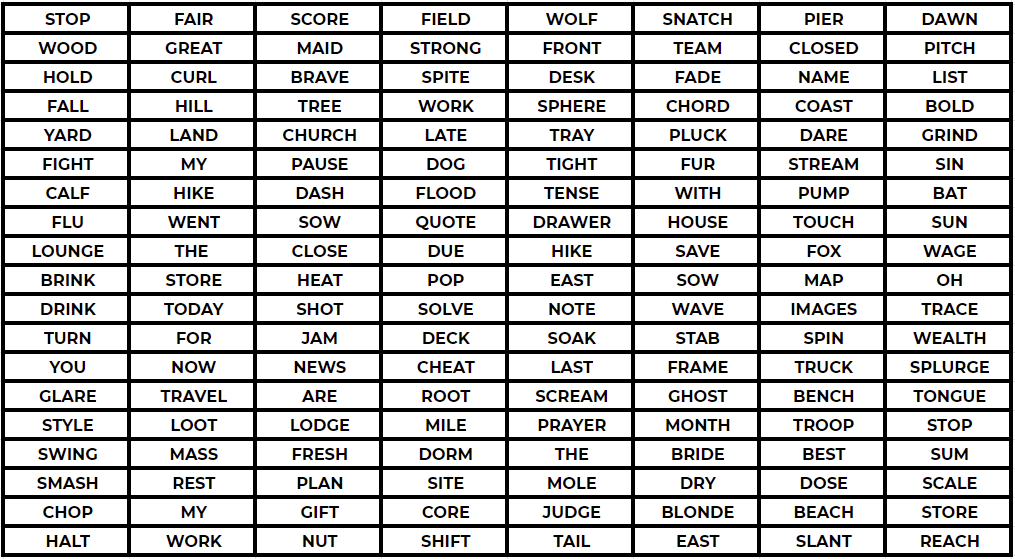
#> input picture Scripts Python/PYTHON BOOTCAMP/Complete-Python-3-Bootcamp-master/14-Working-with-Images/word_matrix.png, 1015 x 559 px
$ jupyter execute 01-Image-Exercise-GUSTAVO.ipynb
#> lines starting #> are read from the running program, lines starting #| are printed output that depends on the picture
___

<a href='https://www.udemy.com/user/joseportilla/'></a>
___
<center><em>Content Copyright by Pierian Data</em></center>

# Image Exercise

In the folder "Working with Images" (same folder this notebook is located in) there are two images we will be working with:
* word_matrix.png
* mask.png

The word_matrix is a .png image that contains a spreadsheet of words with a hidden message in it.

Your task is to use the mask.png image to reveal the hidden message inside the word_matrix.png. Keep in mind, you may need to make changes to the mask.png in order for this to work. That is all we'll say for now, since we really want you to discover this on your own!

This exercise is more open-ended, so we won't guide you with the steps, instead, letting you explore and figure things out on your own as you would in a real world situation. However, if you get stuck, you can always view the solutions video or notebook for guidance. Best of luck!

[cell 1]
from PIL import Image

[cell 2]
words = Image.open("word_matrix.png")
#> words is the input picture: PIL image 1015x559 RGBA; mean R, G, B, A 192.9, 192.7, 192.7, 255
gaps = Image.open("mask.png")
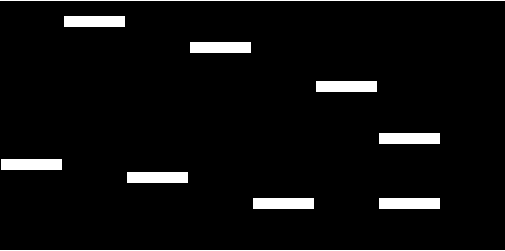
#> input picture Scripts Python/PYTHON BOOTCAMP/Complete-Python-3-Bootcamp-master/14-Working-with-Images/mask.png, 505 x 251 px
#> gaps is the input picture: PIL image 505x251 RGBA; mean R, G, B, A 12.8, 12.8, 12.8, 255

[cell 3]
print(words.size)
#| (1015, 559)
words

[cell 4]
print(gaps.size)
#| (505, 251)
gaps

[cell 5]
gaps.resize((1015, 559))
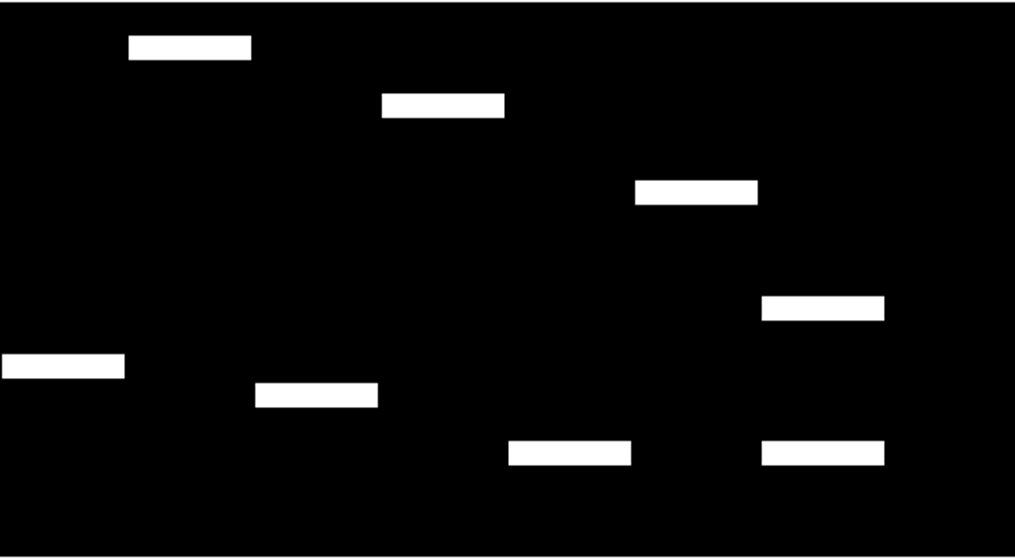
#> Out: PIL image 1015x559 RGBA; mean R, G, B, A 12.9, 12.9, 12.9, 255

[cell 6]
gaps.putalpha(100)
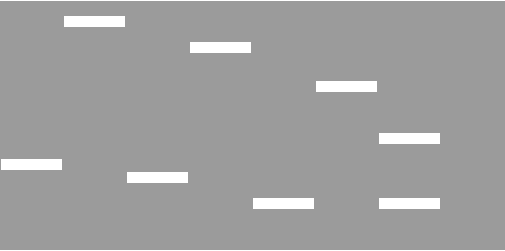
#> gaps: PIL image 505x251 RGBA; mean R, G, B, A 12.8, 12.8, 12.8, 100; transparent parts drawn white

[cell 7]
words.paste(im=gaps.resize((1015, 559)),box=(0,0), mask=gaps.resize((1015, 559)))
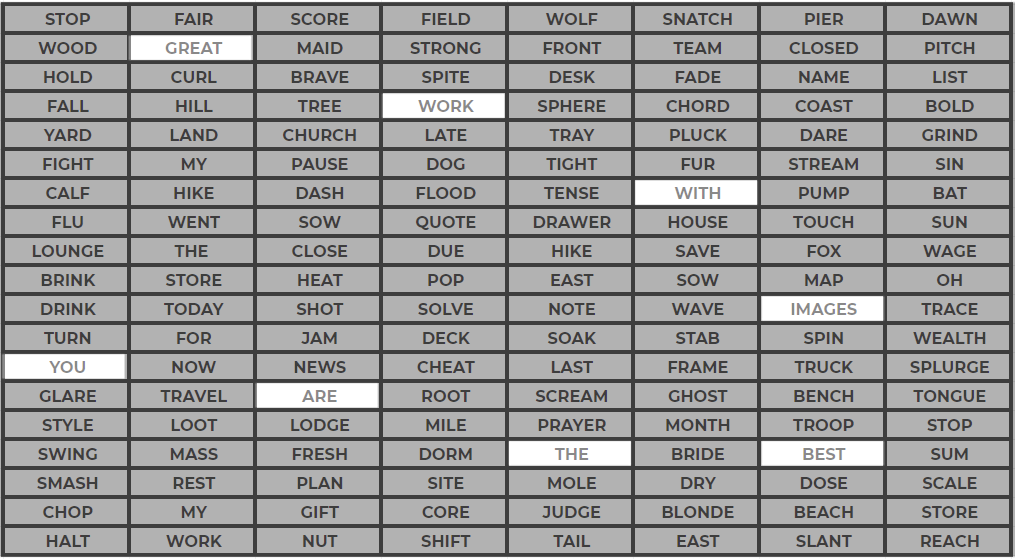
#> words: PIL image 1015x559 RGBA; mean R, G, B, A 122.3, 122.2, 122.2, 194; transparent parts drawn white
